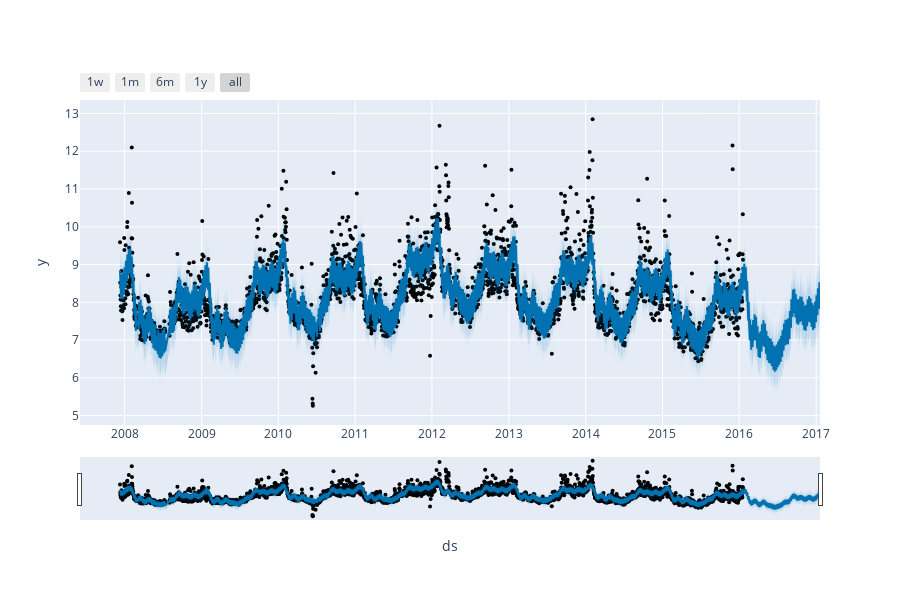

This figure's notebook cell:
### Markdown cell above
An interactive figure of the forecast and components can be created with `plotly`, along with `notebook` and `ipywidgets` packages.

### Code cell
from prophet.plot import plot_plotly, plot_components_plotly

plot_plotly(m, forecast)

### Figure 1 — Plotly figure (JSON) as saved in the notebook; plotly's stock layout.template omitted (floating-point values rounded to 4 significant figures; data arrays with more than 128 entries replaced by an {"elided": "..."} marker saying what was removed)
{"data": [{"marker": {"color": "black", "size": 4}, "mode": "markers", "name": "Actual", "type": "scatter", "x": {"elided": "2905 str values"}, "y": {"elided": "2905 float values"}}, {"hoverinfo": "skip", "line": {"width": 0}, "mode": "lines", "type": "scatter", "x": {"elided": "3270 str values"}, "y": {"elided": "3270 float values"}}, {"fill": "tonexty", "fillcolor": "rgba(0, 114, 178, 0.2)", "line": {"color": "#0072B2", "width": 2}, "mode": "lines", "name": "Predicted", "type": "scatter", "x": {"elided": "3270 str values"}, "y": {"elided": "3270 float values"}}, {"fill": "tonexty", "fillcolor": "rgba(0, 114, 178, 0.2)", "hoverinfo": "skip", "line": {"width": 0}, "mode": "lines", "type": "scatter", "x": {"elided": "3270 str values"}, "y": {"elided": "3270 float values"}}], "layout": {"height": 600, "showlegend": false, "width": 900, "xaxis": {"rangeselector": {"buttons": [{"count": 7, "label": "1w", "step": "day", "stepmode": "backward"}, {"count": 1, "label": "1m", "step": "month", "stepmode": "backward"}, {"count": 6, "label": "6m", "step": "month", "stepmode": "backward"}, {"count": 1, "label": "1y", "step": "year", "stepmode": "backward"}, {"step": "all"}]}, "rangeslider": {"visible": true}, "title": {"text": "ds"}, "type": "date"}, "yaxis": {"title": {"text": "y"}}}}
